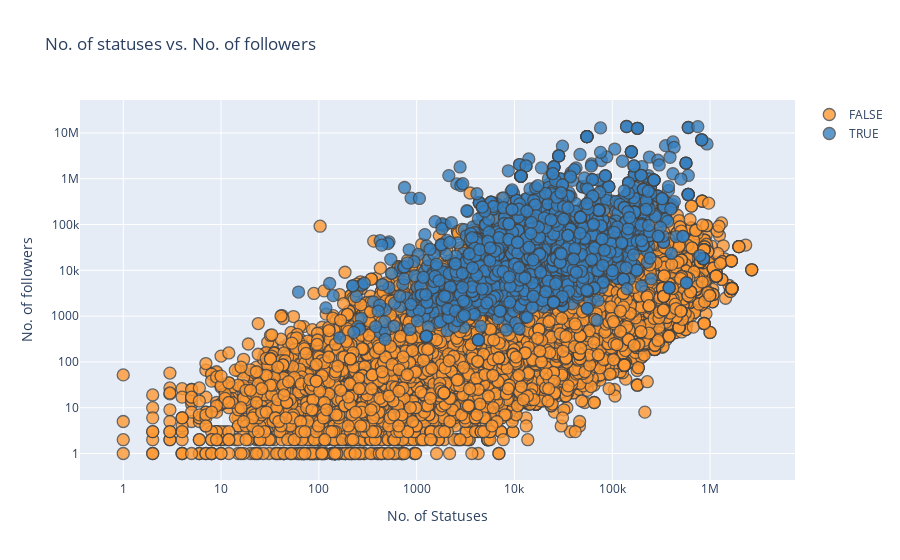

Source (notebook cell):
### Code cell
df.iplot(x='User_statuses_count', y = 'user_followers', mode='markers'
        , categories='User_verified',layout=dict(
        xaxis=dict(type='log', title='No. of Statuses'),
        yaxis=dict(type='log', title='No. of followers'),
        title='No. of statuses vs. No. of followers'))

### Figure 1 — Plotly figure (JSON) as saved in the notebook; plotly's stock layout.template omitted (floating-point values rounded to 4 significant figures; data arrays with more than 128 entries replaced by an {"elided": "..."} marker saying what was removed)
{"data": [{"marker": {"color": "rgba(255, 153, 51, 1.0)", "line": {"width": 1.3}, "opacity": 0.8, "size": 12, "symbol": "circle"}, "mode": "markers", "name": "FALSE", "textfont": {"color": "#4D5663"}, "type": "scatter", "x": {"elided": "47257 int values"}, "y": {"elided": "47257 int values"}}, {"marker": {"color": "rgba(55, 128, 191, 1.0)", "line": {"width": 1.3}, "opacity": 0.8, "size": 12, "symbol": "circle"}, "mode": "markers", "name": "TRUE", "textfont": {"color": "#4D5663"}, "type": "scatter", "x": {"elided": "2743 int values"}, "y": {"elided": "2743 int values"}}], "layout": {"title": {"text": "No. of statuses vs. No. of followers"}, "xaxis": {"title": {"text": "No. of Statuses"}, "type": "log"}, "yaxis": {"title": {"text": "No. of followers"}, "type": "log"}}}
